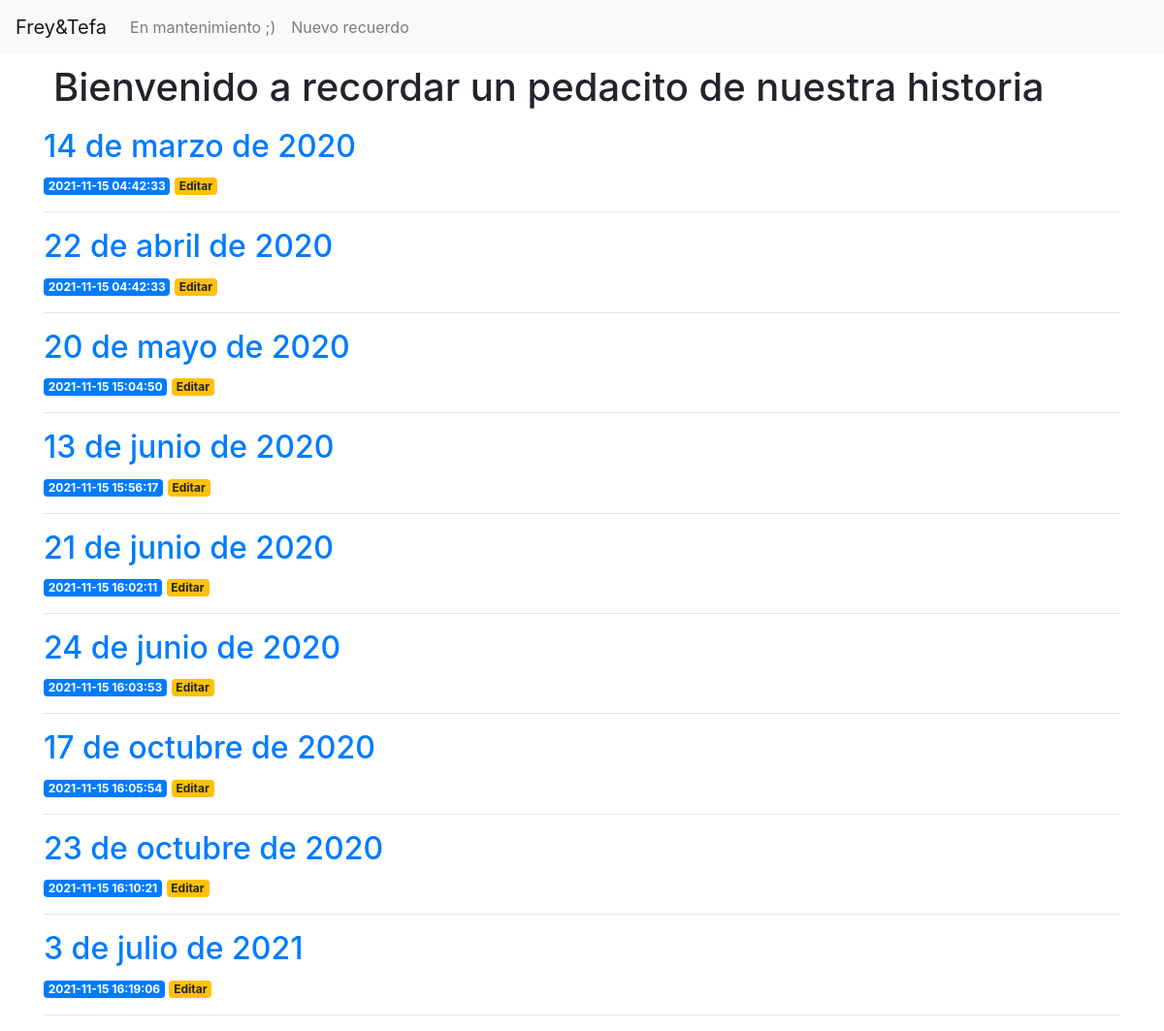
The page / on the database its author committed.
### tables this page shows
CREATE TABLE posts (
    id INTEGER PRIMARY KEY AUTOINCREMENT,
    created TIMESTAMP NOT NULL DEFAULT CURRENT_TIMESTAMP,
    title TEXT NOT NULL,
    content TEXT NOT NULL
);

### app.py (the view)
@app.route('/')
def index():
    conn = get_db_connection()
    posts = conn.execute('SELECT * FROM posts').fetchall()
    conn.close()
    return render_template('index.html', posts=posts)

### app.py (called while the page is built)
def get_db_connection():
    conn = sqlite3.connect('database.db')
    conn.row_factory = sqlite3.Row
    return conn

### templates/index.html (shortened to what this page needs)
<!DOCTYPE html>
<html lang="en">
    <head>
        <link rel="stylesheet" href="{{ url_for('static', filename= 'css/style.css') }}">
    </head>
    <body>
        {% extends 'base.html' %}
        {% block content %}
        <h1>{% block title %} Bienvenido a recordar un pedacito de nuestra historia {% endblock %}</h1>
            {% for post in posts %}
                <a href="{{ url_for('post', post_id=post['id']) }}">
                    <h2>{{ post['title'] }}</h2>
                </a>
                <span class="badge badge-primary">{{ post['created'] }}</span>
                <a href="{{ url_for('edit', id=post['id']) }}">
                    <span class="badge badge-warning">Editar</span>
                </a>
                <hr>
            {% endfor %}
        {% endblock %}

### templates/base.html (shortened to what this page needs)
<!doctype html>
<html lang="en">
  <head>
    <link rel="stylesheet" href="https://stackpath.bootstrapcdn.com/bootstrap/4.3.1/css/bootstrap.min.css">
  </head>
  <body>
    <nav class="navbar navbar-expand-md navbar-light bg-light">
        <a class="navbar-brand" href="{{ url_for('index')}}">Frey&Tefa</a>
        <div class="collapse navbar-collapse" id="navbarNav">
            <ul class="navbar-nav">
            <li class="nav-item">
                <a class="nav-link" href="#">En mantenimiento ;)</a>
            </li>
            <li class="nav-item">
              <a class="nav-link" href="{{url_for('create')}}">Nuevo recuerdo</a>
            </li>
            </ul>
        </div>
    </nav>
    <div class="container">
      {% block content %} {% endblock %}
    </div>
  </body>
</html>

### templates/static/css/style.css (style rules this page uses)
h1 { border: 2xp text-align: center; padding: 10px; }

### rows shown on the page
posts: title "14 de marzo de 2020", created "2021-11-15 04:42:33"
posts: title "22 de abril de 2020", created "2021-11-15 04:42:33"
posts: title "20 de mayo de 2020", created "2021-11-15 15:04:50"
posts: title "13 de junio de 2020", created "2021-11-15 15:56:17"
posts: title "21 de junio de 2020", created "2021-11-15 16:02:11"
posts: title "24 de junio de 2020", created "2021-11-15 16:03:53"
posts: title "17 de octubre de 2020", created "2021-11-15 16:05:54"
posts: title "23 de octubre de 2020", created "2021-11-15 16:10:21"
posts: title "3 de julio de 2021", created "2021-11-15 16:19:06"
